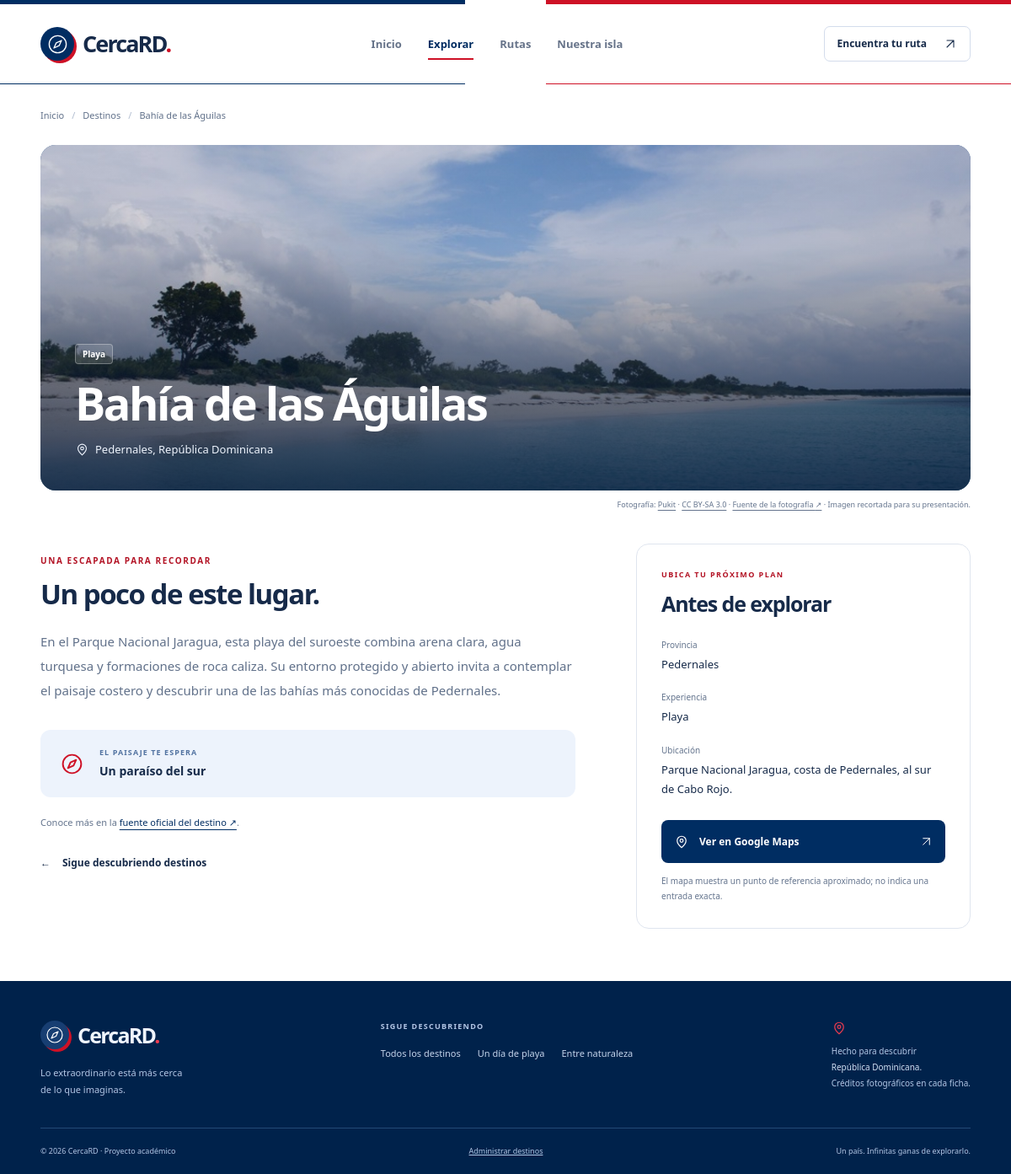
The app's page /index.php?vista=detalle&id=101 with its own data.
### tables this page shows
CREATE TABLE IF NOT EXISTS lugares (
    id INT UNSIGNED NOT NULL AUTO_INCREMENT,
    nombre VARCHAR(150) NOT NULL,
    provincia VARCHAR(100) NOT NULL,
    tipo VARCHAR(50) NOT NULL,
    descripcion TEXT NOT NULL,
    ubicacion VARCHAR(255) NOT NULL,
    latitud DECIMAL(10, 7) NULL DEFAULT NULL,
    longitud DECIMAL(10, 7) NULL DEFAULT NULL,
    activo TINYINT(1) NOT NULL DEFAULT 1,
    created_at TIMESTAMP NOT NULL DEFAULT CURRENT_TIMESTAMP,
    PRIMARY KEY (id)
);

### app/Core/helpers.php (called while the page is built, shortened)
<?php
function e($value): string
{
    return htmlspecialchars((string) $value, ENT_QUOTES | ENT_SUBSTITUTE, 'UTF-8');
}
function base_url(): string
{
    $directory = str_replace('\\', '/', dirname($_SERVER['SCRIPT_NAME'] ?? '/index.php'));
    $segments = array_filter(explode('/', $directory), function (string $segment): bool {
        return $segment !== '' && $segment !== '.';
    });
    return $segments ? '/' . implode('/', array_map(function (string $segment): string {
        return rawurlencode(rawurldecode($segment));
    }, $segments)) : '';
}
function url(array $parameters = []): string
{
    return base_url() . '/index.php' . ($parameters ? '?' . http_build_query($parameters) : '');
}
function asset_url(string $path): string
{
    $directPublicEntry = realpath($_SERVER['SCRIPT_FILENAME'] ?? '') === realpath(PROJECT_ROOT . '/public/index.php');
    return base_url() . ($directPublicEntry ? '/assets/' : '/public/assets/') . ltrim($path, '/');
}
function place_style(string $type): array
{
    $styles = [
        'Playa' => ['cover-playa', '☀'],
        'Río' => ['cover-rio', '≈'],
        'Parque' => ['cover-parque', '❋'],
        'Montaña' => ['cover-montana', '△'],
        'Cultural' => ['cover-cultural', '⌂'],
    ];
    return $styles[$type] ?? ['cover-parque', '◇'];
}
function destination_meta(array $place): array
{
    static $destinations = null;
    if ($destinations === null) {
        $file = PROJECT_ROOT . '/config/destinations.php';
        $destinations = is_file($file) ? require $file : [];
        $localFile = PROJECT_ROOT . '/config/local_destinations.php';
        if (is_file($localFile)) {
            $destinations = array_replace($destinations, require $localFile);
        }
    }
    $defaults = [
        'image' => '',
        'image_alt' => $place['nombre'] ?? 'Paisaje de República Dominicana',
        'photo_author' => '',
        'photo_author_url' => '',
        'photo_license' => '',
        'photo_license_url' => '',
        'photo_source' => '',
        'photo_source_label' => 'Fuente de la fotografía',
        'source_url' => '',
        'highlight' => '',
        'region' => '',
    ];
    $metadata = $destinations[(int) ($place['id'] ?? 0)] ?? [];
    $result = array_replace($defaults, $metadata);
    return $result;
}
function destination_columns(): array
{
    return [
        'imagen' => 'image', 'imagen_alt' => 'image_alt',
        'foto_autor' => 'photo_author', 'foto_autor_url' => 'photo_author_url',
        'foto_fuente' => 'photo_source', 'foto_fuente_label' => 'photo_source_label',
        'foto_licencia' => 'photo_license', 'foto_licencia_url' => 'photo_license_url',
        'fuente_url' => 'source_url', 'destacado' => 'highlight', 'region' => 'region',
    ];
}
function image_url(array $place): string
{
    $metadata = destination_meta($place);
    return $metadata['image'] !== '' ? asset_url($metadata['image']) : '';
}
function maps_url(array $place): ?string
{
    $latitude = $place['latitud'] ?? null;
    $longitude = $place['longitud'] ?? null;
    return 'https://www.google.com/maps/search/?' . http_build_query([
        'api' => 1,
        'query' => $latitude . ',' . $longitude,
    ]);
}
function render(string $view, array $data): void
{
    extract($data, EXTR_SKIP);
    require PROJECT_ROOT . '/app/Views/layout/header.php';
    require PROJECT_ROOT . '/app/Views/' . $view . '.php';
    require PROJECT_ROOT . '/app/Views/layout/footer.php';
}

### public/index.php (called while the page is built, shortened)
<?php
require dirname(__DIR__) . '/app/bootstrap.php';
$page = input_text('vista', 30);
$controller->handle($page === '' ? 'inicio' : $page);

### app/Models/Lugar.php (called while the page is built, shortened)
<?php
final class Lugar
{
    private array $places;
    public function __construct(array $places, bool $demo = false)
    {
        $this->places = $places;
    }
    public static function fromDatabase(PDO $connection): self
    {
        $places = $connection->query(
            'SELECT * FROM lugares WHERE activo = 1 ORDER BY nombre ASC'
        )->fetchAll();
        return new self($places);
    }
    public function find(int $id): ?array
    {
        foreach ($this->places as $place) {
            if ((int) $place['id'] === $id) {
                return $place;
            }
        }
        return null;
    }
}

### app/bootstrap.php (called while the page is built, shortened)
<?php
require PROJECT_ROOT . '/app/Core/helpers.php';
require PROJECT_ROOT . '/app/Models/Lugar.php';
require PROJECT_ROOT . '/app/Controllers/LugarController.php';
try {
    $databaseConfig = require PROJECT_ROOT . '/config/database.php';
    $connection = Database::connect($databaseConfig);
    $model = Lugar::fromDatabase($connection);
} catch (PDOException $exception) {
    error_log('CercaRD: catálogo inicial local; conexión o tabla de MySQL no disponible.');
    $model = new Lugar(require PROJECT_ROOT . '/database/demo.php', true);
}

### app/Views/lugares/detail.php (the view, shortened to what this page needs)
<?php
[$coverClass, $symbol] = place_style($place['tipo']);
$placeMeta = destination_meta($place);
$placeImage = image_url($place);
$mapUrl = maps_url($place);
?>
<div class="container detail-container">
    <nav class="breadcrumb" aria-label="Ruta de navegación"><a href="<?= e(url()) ?>">Inicio</a><span aria-hidden="true">/</span><a href="<?= e(url(['vista' => 'lugares'])) ?>">Destinos</a><span aria-hidden="true">/</span><span aria-current="page"><?= e($place['nombre']) ?></span></nav>
    <figure class="detail-figure" id="foto"><div class="detail-cover <?= e($coverClass) ?> <?= $placeImage !== '' ? 'has-photo' : '' ?>">
        <?php if ($placeImage !== ''): ?><img src="<?= e($placeImage) ?>" alt="<?= e($placeMeta['image_alt']) ?>" fetchpriority="high" decoding="async"><?php else: ?><span class="place-symbol" aria-hidden="true"><?= e($symbol) ?></span><?php endif; ?><div class="detail-shade"></div>
        <div class="detail-heading"><span class="tag"><?= e($place['tipo']) ?></span><h1><?= e($place['nombre']) ?></h1><p><svg class="icon" viewBox="0 0 24 24" aria-hidden="true"><use href="#icon-pin"/></svg><?= e($place['provincia']) ?>, República Dominicana</p></div>
    </div>
        <?php if ($placeImage !== '' && ($placeMeta['photo_source'] !== '' || $placeMeta['photo_author'] !== '' || $placeMeta['photo_license'] !== '')): ?>
            <figcaption class="photo-credit">
                Fotografía: <?php if ($placeMeta['photo_author_url'] !== ''): ?><a href="<?= e($placeMeta['photo_author_url']) ?>" target="_blank" rel="noopener noreferrer"><?= e($placeMeta['photo_author']) ?></a><?php else: ?><?= e($placeMeta['photo_author']) ?><?php endif; ?>
                <?php if ($placeMeta['photo_license'] !== ''): ?> · <?php if ($placeMeta['photo_license_url'] !== ''): ?><a href="<?= e($placeMeta['photo_license_url']) ?>" target="_blank" rel="noopener noreferrer"><?= e($placeMeta['photo_license']) ?></a><?php else: ?><?= e($placeMeta['photo_license']) ?><?php endif; ?><?php endif; ?>
                <?php if ($placeMeta['photo_source'] !== ''): ?> · <a href="<?= e($placeMeta['photo_source']) ?>" target="_blank" rel="noopener noreferrer"><?= e($placeMeta['photo_source_label'] ?: 'Fuente de la fotografía') ?> ↗</a><?php endif; ?> · Imagen recortada para su presentación.
            </figcaption>
        <?php endif; ?>
    </figure>
    <div class="detail-layout"><article class="detail-main"><p class="section-kicker">UNA ESCAPADA PARA RECORDAR</p><section class="detail-section"><h2>Un poco de este lugar.</h2><p><?= e($place['descripcion']) ?></p></section><?php if ($placeMeta['highlight'] !== ''): ?><div class="detail-highlight"><svg class="icon" viewBox="0 0 24 24" aria-hidden="true"><use href="#icon-compass"/></svg><div><span>EL PAISAJE TE ESPERA</span><p><?= e($placeMeta['highlight']) ?></p></div></div><?php endif; ?><?php if ($placeMeta['source_url'] !== ''): ?><p class="destination-source">Conoce más en la <a href="<?= e($placeMeta['source_url']) ?>" target="_blank" rel="noopener noreferrer">fuente oficial del destino ↗</a>.</p><?php endif; ?><a class="text-link detail-back" href="<?= e(url(['vista' => 'lugares'])) ?>"><span aria-hidden="true">←</span> Sigue descubriendo destinos</a></article>
        <aside class="detail-aside" aria-label="Información del destino"><p class="section-kicker">UBICA TU PRÓXIMO PLAN</p><h2>Antes de explorar</h2><dl class="detail-facts"><dt>Provincia</dt><dd><?= e($place['provincia']) ?></dd><dt>Experiencia</dt><dd><?= e($place['tipo']) ?></dd><dt>Ubicación</dt><dd><?= e($place['ubicacion']) ?></dd></dl><?php if ($mapUrl !== null): ?><a class="button button-primary" href="<?= e($mapUrl) ?>" target="_blank" rel="noopener noreferrer"><svg class="icon" viewBox="0 0 24 24" aria-hidden="true"><use href="#icon-pin"/></svg> Ver en Google Maps <svg class="icon" viewBox="0 0 24 24" aria-hidden="true"><use href="#icon-arrow-up"/></svg></a><p class="map-note">El mapa muestra un punto de referencia aproximado; no indica una entrada exacta.</p><?php else: ?><p class="notice">Consulta la fuente oficial para conocer el acceso al destino.</p><?php endif; ?></aside>
    </div>
</div>

### records on screen
lugares: nombre "Bahía de las Águilas", tipo "Playa", provincia "Pedernales", nombre+id "Pukit", nombre+id "CC BY-SA 3.0", nombre+id "Fuente de la fotografía", descripcion "En el Parque Nacional Jaragua, esta playa del suroeste combina arena clara, agua turquesa y formaciones de roca caliza. Su entorno protegido y abierto invita a contemplar el paisaje costero y descubrir una de las bahías más conocidas de Pedernales.", nombre+id "Un paraíso del sur", ubicacion "Parque Nacional Jaragua, costa de Pedernales, al sur de Cabo Rojo."

### other values on screen
$app['nombre'] "CercaRD"
